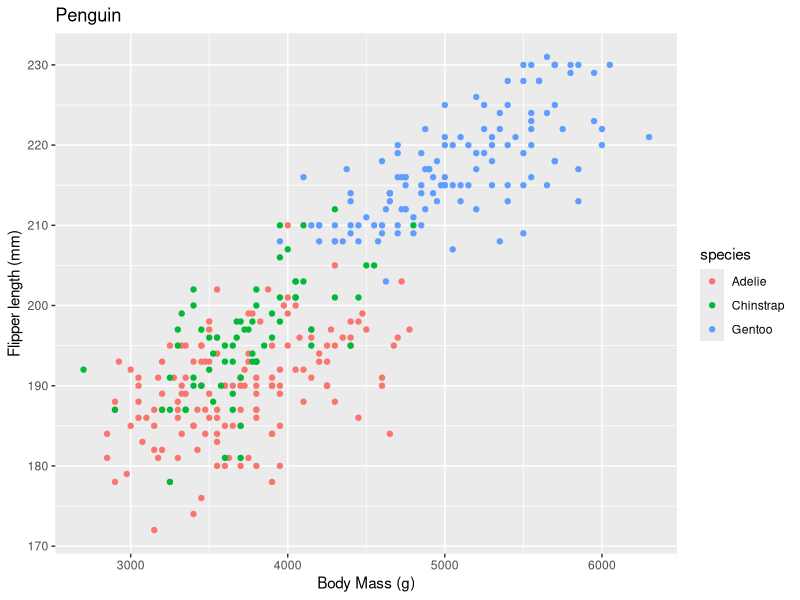
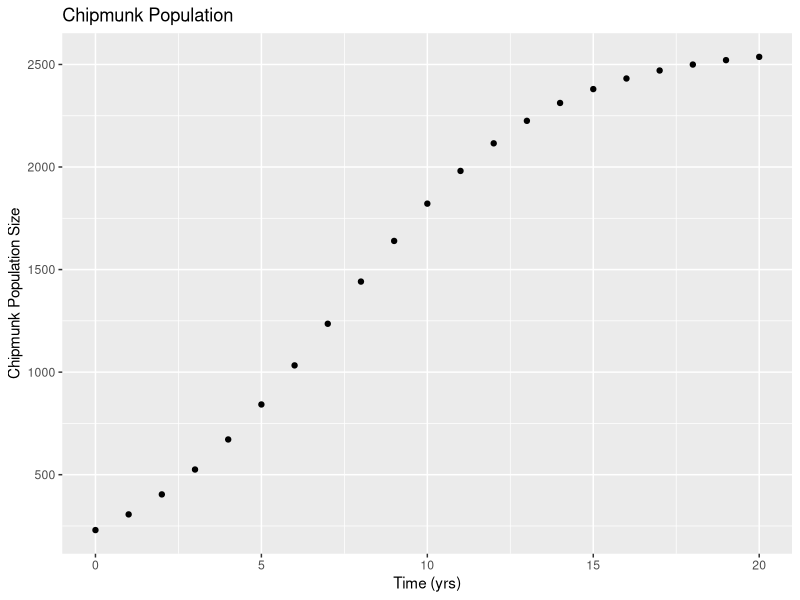

Recreate these plots in R, in order.
## ---- chunk 1
knitr::opts_chunk$set(warning = FALSE, message = FALSE)
knitr::opts_chunk$set(echo = TRUE)

library(tidyverse)
library(palmerpenguins)
## ---- chunk 2

#ggplot(data and mapping, anything to do with variables goes under aes) + type of plot
#basic scatterplot
ggplot(data = penguins, mapping = aes(x = body_mass_g, y = flipper_length_mm)) + geom_point(aes(color = species)) + labs(title = "Penguin", y = "Flipper length (mm)", x = "Body Mass (g)") 



## ---- chunk 3
#first give the variables in the function, then define 
standard_weight <- function(a , b, L) {
  a * L^b }
  
#plug numbers into the function
great_barracuda <- standard_weight(a = 0.0181 , b = 3.27 , L = 60)
great_barracuda
## ---- chunk 4
#write this equation as a function r can use 
#reminder that to use e in r use exp()
pop_logistic <- function(carryingcap, init_pop, rate, time_yr) { carryingcap/ (1 + ((carryingcap - init_pop)/init_pop) * exp(- rate * time_yr))
  
}
#plug in given numbers to find exact population at a given time
pop_logistic(carryingcap = 2580, init_pop = 230, rate = 0.32, time_yr = 2.4)
# or create a sequence and show it over time
time_seq <- seq( from = 0, to = 20, by = 1)
#and then plug it in
chipmunk_pop <- pop_logistic(carryingcap = 2580, init_pop = 230, rate = 0.32, time_yr = time_seq)
#make this into a dataframe to graph
chip_dataframe <- data_frame(time_seq, chipmunk_pop)
#then graph
ggplot(data = chip_dataframe, aes(x = time_seq , y = chipmunk_pop)) + geom_point() + labs( title = "Chipmunk Population", x = "Time (yrs)", y = "Chipmunk Population Size")
## ---- chunk 5
# make a vector with possible fish lengths, use the seq function and from, to and by
barracuda_length <- seq(from = 0 , to = 200 , by = 1)
#estimate weights using this vector
#plugging in known values for a and b
barracuda_weight <- standard_weight( a = 0.0181, b = 3.27 , L = barracuda_length)
#make these two vectors into a dataframe 
barracuda_dataframe <- data.frame(x = barracuda_length , y = barracuda_weight)
